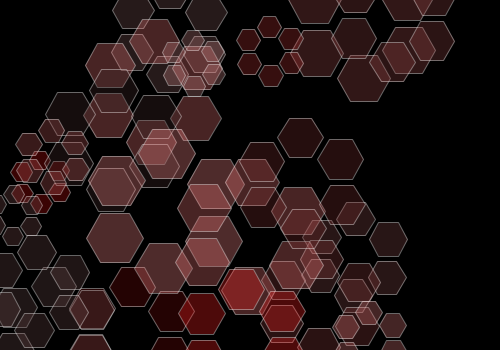
Frame 1 (no input)
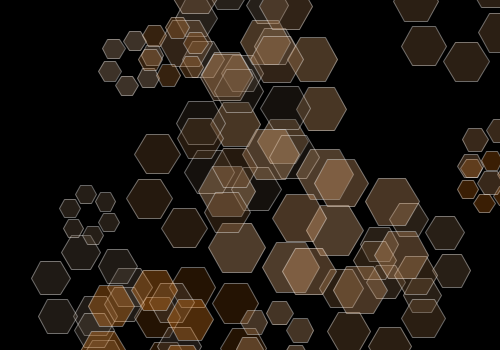
Frame 60 (the mouse pressed at the canvas centre just before this capture)
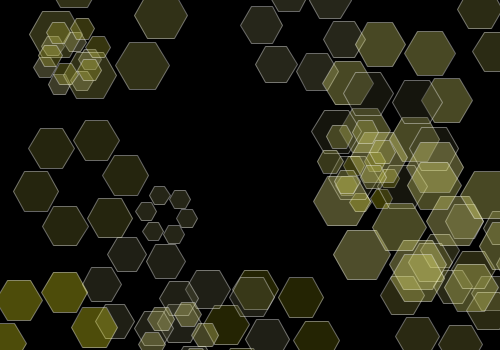
Frame 120 (the mouse held since frame 60 and released just before this capture)

The Processing sketch that drew these frames (run headless with seeded random() and noise(); from frame 60 on, the mouse is pressed at the canvas centre):

// Processing sketch: processing_106287
// ── processing_106287.pde

Hexagon[] hexa = new Hexagon[20];

void setup() {
  size(500, 350);
  colorMode(HSB, 360, 100, 100);
  background(0);
  smooth();

  for (int i = 0; i < hexa.length;i++) {
    hexa[i] = new Hexagon();
  }

  stroke(360, 100);
}

void draw() {
  background(0);

  for (int i = 0; i < hexa.length;i++) {
    hexa[i].move();
    hexa[i].display();
  }
}

class Hexagon {
  float r = random(10, 30);
  float R = r * 2;

  float x = random(width);
  float y = random(height);

  float spd = random(1, 3) * 0.8;
  int spd_sign;
  float t;

  float hue;
  float sat = random(30, 100);  //saturation;
  float bright = random(20, 100);

  Hexagon() {
    if (random(1) >= 0.5) {
      spd_sign = -1;
    } else {
      spd_sign = 1;
    }
  }

  void display() {
    pushMatrix();
    translate(x, y);
    rotate(t);
    for (int i = 0; i < 6; i++) {
      pushMatrix();
      translate(R*cos(radians(360*i/6+90)), R*sin(radians(360*i/6+90)));
      rotate(-t);

      fill(hue, sat, bright, 80);
      beginShape();
      for (int j = 0; j < 6;j++) {
        vertex(r * cos(radians(360 * j / 6)), r*sin(radians(360 * j / 6)));
      }
      endShape(CLOSE);

      popMatrix();
    }
    popMatrix();

    hue += 0.5;

    if (hue > 360) {
      hue = 0;
    }
  }

  void move() {
    x += spd_sign * spd;

    t += spd_sign * 0.04 * 0.8;

    if (x > width + R + r) {
      x = - R -r;
    }
    if (x < - R - r) {
      x = width + R + r;
    }
  }
}
